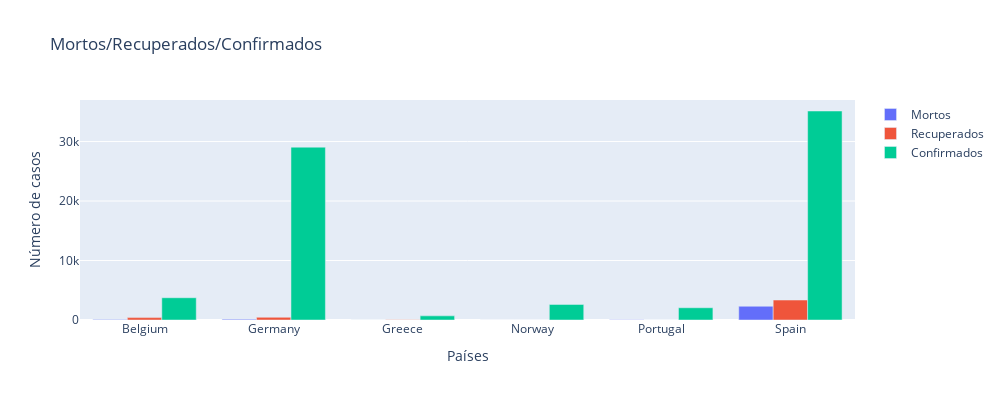

Notebook cell for this chart:
### Code cell
europa = [ 'France', 'Germany', 'Spain', 'Belgium', 'Norway','Greece',  'Portugal']
temp=full_table.loc[full_table.Date == full_table.Date.max()]
temp=temp.reset_index()
temp=temp.loc[temp['Country/Region'].isin(europa)]

layout = go.Layout(height=400,width=1000)

fig = go.Figure(data=[
    go.Bar(name='Mortos', x=temp['Country/Region'], y=temp['Deaths']),
    go.Bar(name='Recuperados', x=temp['Country/Region'], y=temp['Recovered']),
    go.Bar(name='Confirmados', x=temp['Country/Region'], y=temp['Confirmed']),
],layout=layout)

fig.update_layout(
    title="Mortos/Recuperados/Confirmados",
    xaxis_title="Países",
    yaxis_title="Número de casos",
)

fig.show()

### Figure 1 — Plotly figure (JSON) as saved in the notebook; plotly's stock layout.template omitted (floating-point values rounded to 4 significant figures)
{"data": [{"name": "Mortos", "type": "bar", "x": ["Belgium", "Germany", "Greece", "Norway", "Portugal", "Spain"], "y": [88, 123, 17, 10, 23, 2311]}, {"name": "Recuperados", "type": "bar", "x": ["Belgium", "Germany", "Greece", "Norway", "Portugal", "Spain"], "y": [401, 453, 29, 6, 14, 3355]}, {"name": "Confirmados", "type": "bar", "x": ["Belgium", "Germany", "Greece", "Norway", "Portugal", "Spain"], "y": [3743, 29056, 695, 2621, 2060, 35136]}], "layout": {"height": 400, "title": {"text": "Mortos/Recuperados/Confirmados"}, "width": 1000, "xaxis": {"autorange": true, "range": [-0.5, 5.5], "title": {"text": "Países"}, "type": "category"}, "yaxis": {"autorange": true, "range": [0, 36990.0], "title": {"text": "Número de casos"}, "type": "linear"}}}
